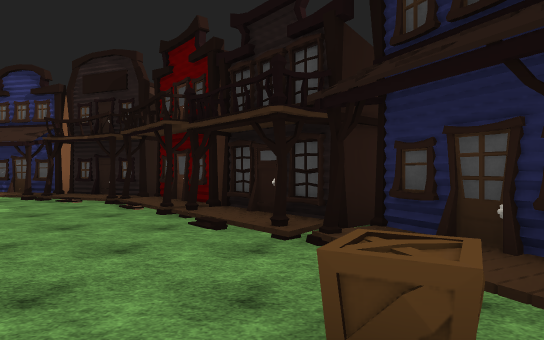
view 1 (above)

24 first-person views from a walk through a Unity game level. The camera is 1.5 m above the floor, looks level and sees 75° across. The floor is counted in squares, 2 m on a side. Each view is taken from the middle of a square. On the plan, view 1 faces up. The plan holds only what a view shows up to about 11 squares ahead; the rest is blank. The place goes on beyond the plan. The player is left out. Some surface patterns are stand-ins.

view 2
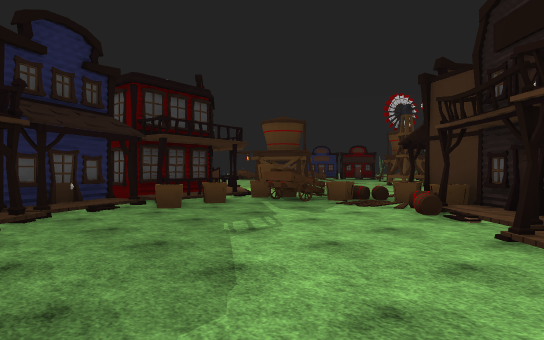

view 3
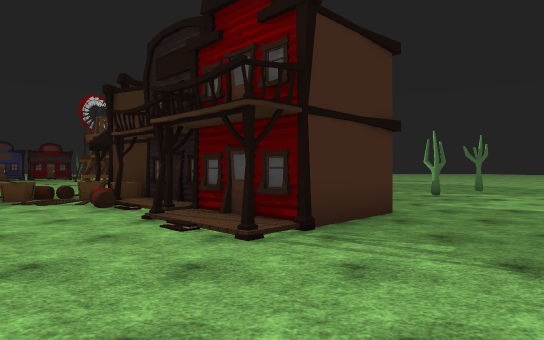

view 4
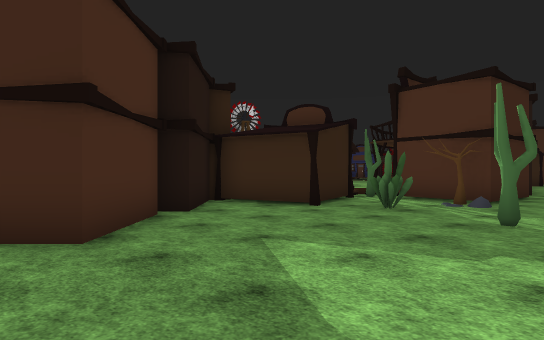

view 5
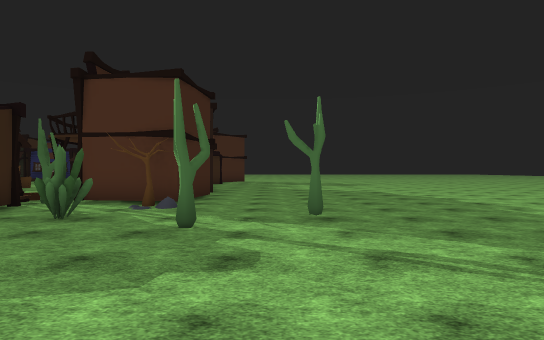

view 6
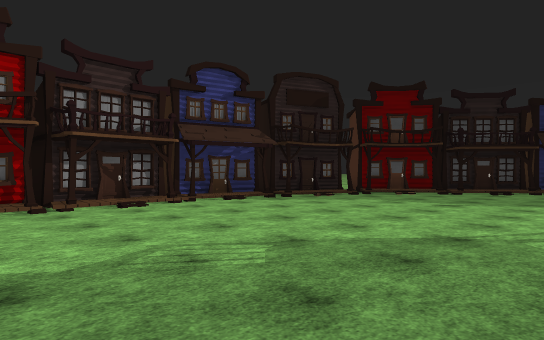

view 7
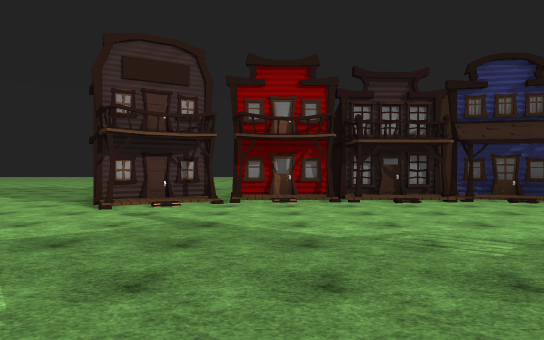

view 8
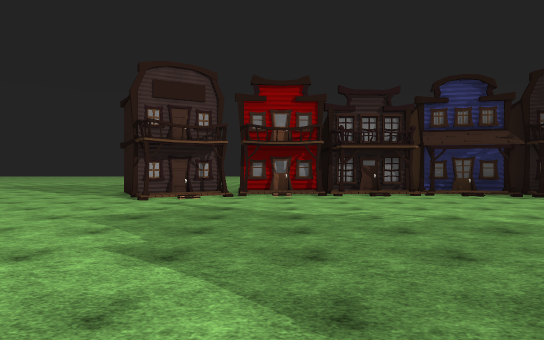

view 9
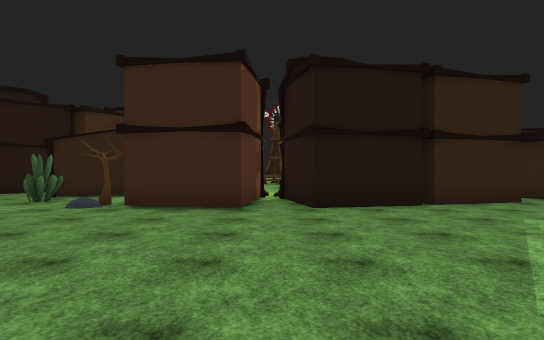

view 10
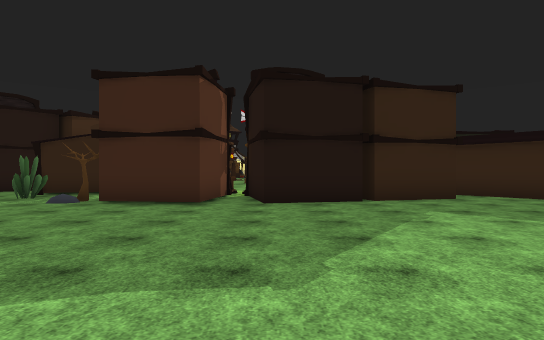

view 11
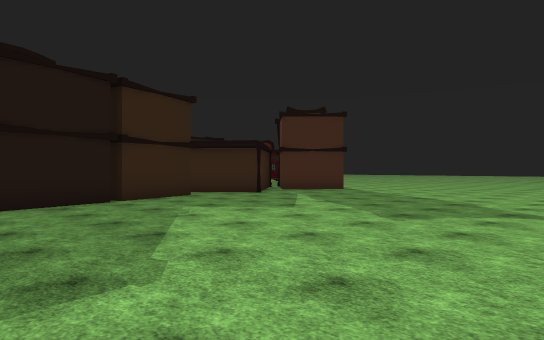

view 12
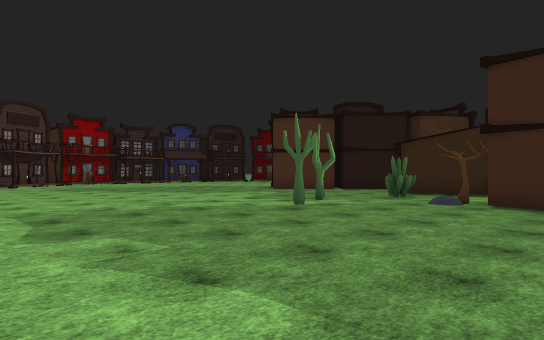

view 13
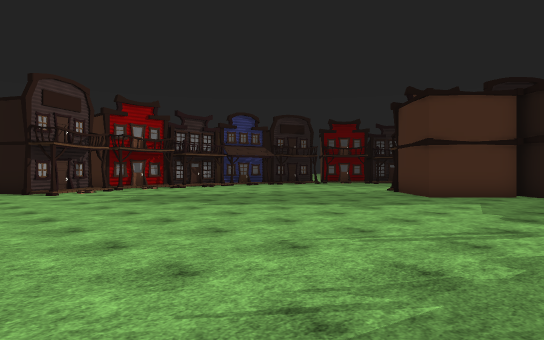

view 14
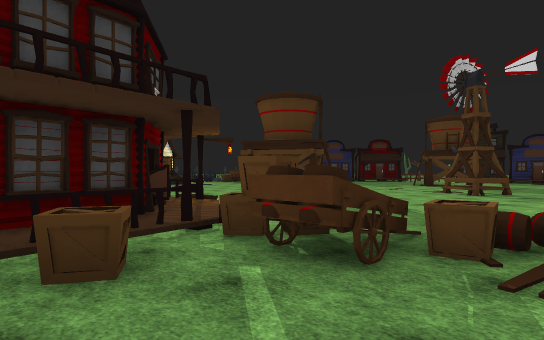

view 15
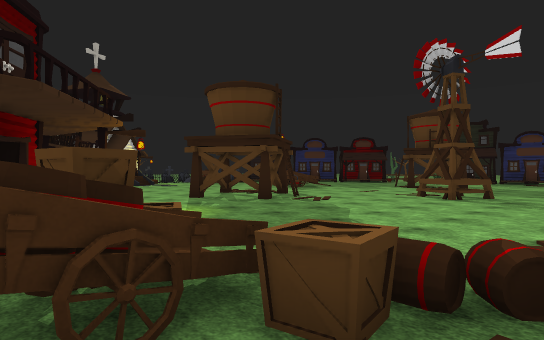

view 16
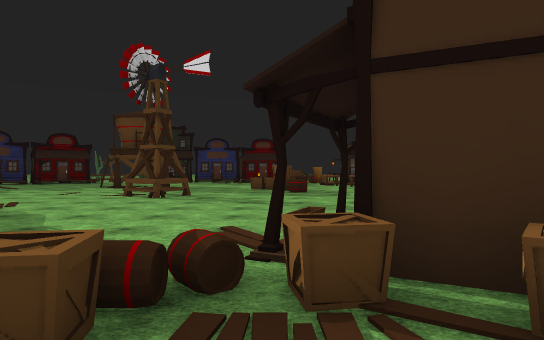

view 17
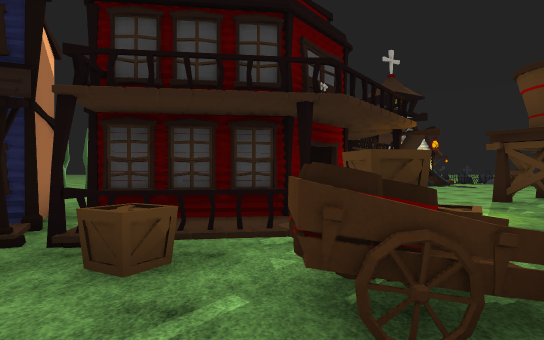

view 18
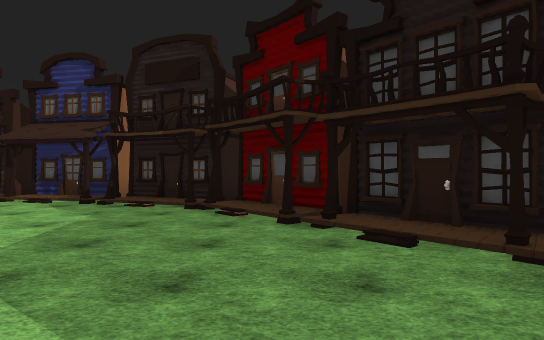

view 19
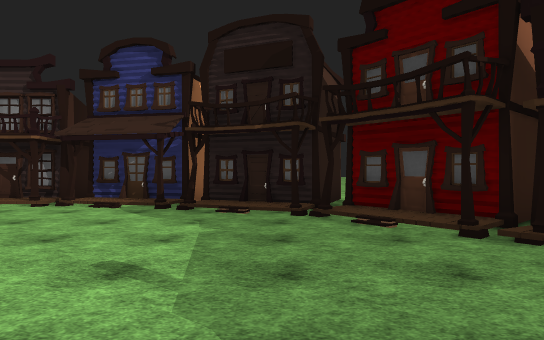

view 20
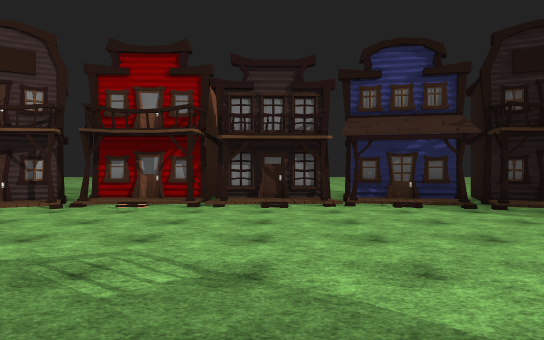

view 21
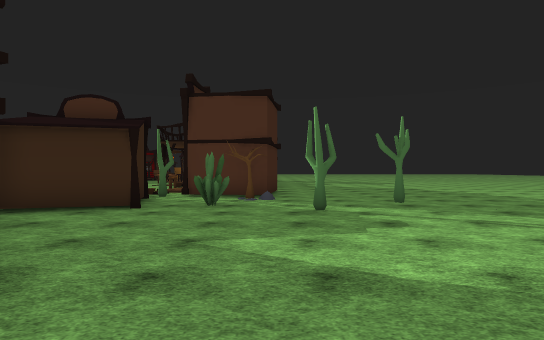

view 22
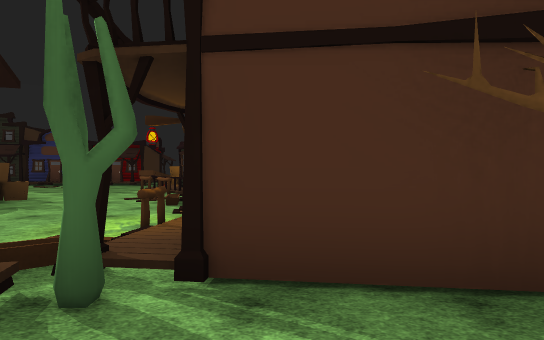

view 23
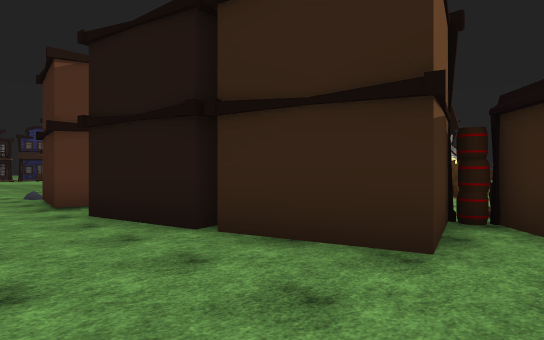

view 24
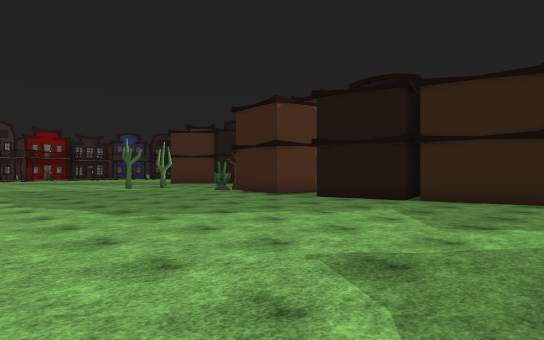

### Floor plan
Key: @ floor where view 1 was taken; # wall or solid block; . main floor; : floor 0.25 m higher than the main floor; / step, stairs or slope; = window, fence, low wall or low ledge; B building; O other object.
Columns run from 19 left of view 1 to 12 right of it. Each row starts with its distance up from view 1.
 12    B.  ##  #
 11 ..  . #########
 10 ..#####B#B#B#####
  9 ..#B:B/////..BBB#
  8 ...B/..........BBB
  7 .................B##
  6  ................BB##
  5  ................./B##
  4  ..................BB#   ..O
  3  ................... ###..
  2  ...........B........B..
  1  ..........#BB.....OOBB
  0 ..........####B....@OB#
 -1 ...........##BBO...O.B##
 -2 ............###BO.OOOOB#
 -3  ...........####OOO.O..BBBB
 -4 .............#  BB.....       OO
 -5  ....O.O...###  B.........
 -6 .........O.#  B B....... #
 -7 ......../O..BBB .......=###.
 -8 ........##.OB  ........ ###.
 -9 ........## B.  .........##
-10 ........##BO.. .....= ..
-11 ..........BB....... ##....
-12 ........###B.......=##....
-13 .........##B....   ..
-14 .........## B...   ..
-15 .........##B  ..O
-16 .........##OOB...
-17  ........... B..
-18 ..........## BB

Positions as (right, up) in squares from view 1, and headings:
1: (0, 0), facing up
2: (-6, 5), facing down-right
3: (-7, 6), facing down
4: (-13, 1), facing down-right
5: (-13, 0), facing down
6: (-13, 2), facing up-right
7: (-13, 1), facing up
8: (-13, -1), facing up
9: (-18, -11), facing right
10: (-19, -12), facing right
11: (-19, -11), facing down-right
12: (-19, -10), facing up-right
13: (-19, -4), facing up-right
14: (-2, 1), facing down-right
15: (-2, -1), facing down-right
16: (-2, -1), facing down
17: (-2, -1), facing right
18: (-2, 1), facing up
19: (-4, 2), facing up
20: (-10, 2), facing up
21: (-11, 2), facing down
22: (-9, -6), facing down
23: (-13, -18), facing up-right
24: (-19, -18), facing up-right
